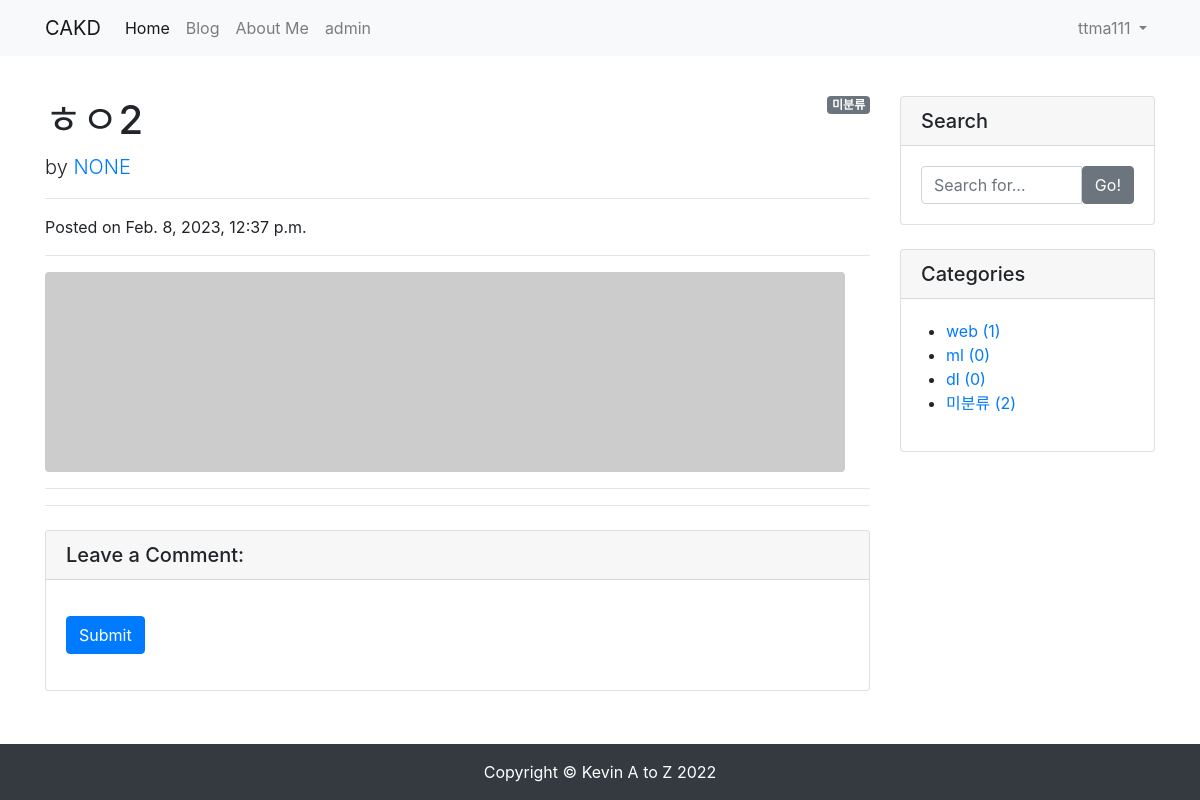
The app's page /blog/2/ (signed in) with its own data.
### blog/models.py (models this page shows, shortened)
class Post(models.Model):
    title = models.CharField(max_length=30)
    hook_text = models.CharField(max_length=100, blank=True)
    content = models.TextField()
    head_image = models.ImageField(upload_to='blog/images/%Y/%m/%d/', blank=True)
    file_upload = models.FileField(upload_to='blog/files/%Y/%m/%d/', blank=True)
    created_at = models.DateTimeField(auto_now_add=True)
    updated_at = models.DateTimeField(auto_now=True)
    author = models.ForeignKey(User, null=True, on_delete=models.SET_NULL)
    category = models.ForeignKey(Category, null=True, blank=True, on_delete=models.SET_NULL)
    tags = models.ManyToManyField(Tag, blank=True)
    def get_absolute_url(self): # 객체의 상세 페이지로 이동 할 수 있는 링크를 만들 수 있음, url 생성 규칙을 정의하는 메서드
        return f'/blog/{self.pk}/'
    def get_content_markdown(self):
        return markdown(self.content)

class Category(models.Model):
    name = models.CharField(max_length=50, unique=True)
    slug = models.SlugField(max_length=200, unique=True, allow_unicode=True)
    def __str__(self):
        return self.name
    def get_absolute_url(self):
        return f'/blog/category/{self.slug}/'
    class Meta:
        verbose_name_plural = 'categories'

### blog/views.py (the view)
# urls.py: path('<int:pk>/',views.PostDetail.as_view()),
class PostDetail(DetailView):
    model = Post
    def get_context_data(self, **kwargs):
        context = super(PostDetail,self).get_context_data()
        context['categories'] = Category.objects.all()
        context['no_category_post_count'] = Post.objects.filter(category=None).count()
        return context

### blog/templates/blog/post_detail.html (shortened to what this page needs)
{% extends 'blog/base.html' %}
{% load crispy_forms_tags %}
{% block main_area %}
    <div id="post-area">
        {% if post.category %}
            <span class="badge badge-secondary float-right">{{ post.category }}</span>
        {% else %}
            <span class="badge badge-secondary float-right">미분류</span>
        {% endif %}
        <h1 class="mt-4">{{ post.title }}</h1>
        <p class="lead">
            by
            <a href="#">{{ post.author | upper }}</a>
        </p>
        <hr>
        <p>Posted on {{ post.created_at }}</p>
        <hr>
        {% if post.head_image %}
            <img class="img-fluid rounded" src="{{ post.head_image.url }}" alt="{{ post.title }} head_image">
        {% else %}
            <img class="img-fluid rounded" src="https://picsum.photos/seed/{{ post.id }}/800/200" alt="random_image">
        {% endif %}
        <hr>
        <hr>
    </div>
    <div id="comment-area">
        <div class="card my-4">
            <h5 class="card-header">Leave a Comment:</h5>
            <div class="card-body">
                {% if user.is_authenticated %}
                <form id="comment-form" method="POST" action="{{ post.get_absolute_url }}new_comment/">
                    <button type="submit" class="btn btn-primary">Submit</button>
                </form>
                {% else %}
                    <a role="button" class="btn btn-outline-dark btn-block btn-sm" href="#" data-toggle="modal" data-target="#loginModal">Log in and leave a comment</a>
                {% endif %}
            </div>
        </div>
    </div>
{% endblock %}

### blog/templates/blog/base.html (shortened to what this page needs)
<html lang="en">
<head>
    <link rel="stylesheet" href="https://cdn.jsdelivr.net/npm/bootstrap@4.5.3/dist/css/bootstrap.min.css">
</head>
<body>
    {% include 'blog/navbar.html'%}
    <div class="container my-3">
        <div class="row">
            <div class="col-md-8 col-lg-9" id="main-area">
                {% block main_area %}
                {% endblock %}
            </div>
            <div class="col-md-4 col-lg-3">
                <div class="card my-4">
                    <h5 class="card-header">Search</h5>
                    <div class="card-body">
                        <div class="input-group">
                            <input type="text" class="form-control" placeholder="Search for...">
                            <span class="input-group-btn">
                                    <button class="btn btn-secondary" type="button">Go!</button>
                                </span>
                        </div>
                    </div>
                </div>
                <div class="card my-4" id="categories-card">
                    <h5 class="card-header">Categories</h5>
                    <div class="card-body">
                        <div class="row">
                            <ul>
                                {% for category in categories %}
                                <li>
                                    <a href="{{ category.get_absolute_url }}">{{ category }} ({{ category.post_set.count }})</a>
                                </li>
                                {% endfor %}
                                <li>
                                    <a href="/blog/category/no_category/">미분류 ({{ no_category_post_count }})</a>
                                </li>
                            </ul>
                        </div>
                    </div>
                </div>
            </div>
        </div>
    </div>
    <div class="fixed-bottom">
    {% include 'blog/footer.html'%}
    </div>
</body>
</html>

### blog/templates/blog/navbar.html (shortened to what this page needs)
{% load socialaccount %}
<nav class="navbar navbar-expand-lg navbar-light bg-light">
    <div class="container">
        <a class="navbar-brand" href="/">CAKD</a>
        <div class="collapse navbar-collapse" id="navbarNavDropdown">
            <ul class="navbar-nav">
                <li class="nav-item active">
                    <a class="nav-link" href="/">Home</a>
                </li>
                <li class="nav-item">
                    <a class="nav-link" href="/blog/">Blog</a>
                </li>
                <li class="nav-item">
                    <a class="nav-link" href="/about_me/">About Me</a>
                </li>
                <li class="nav-item">
                    <a class="nav-link" href="/admin/">admin</a>
                </li>
            </ul>
            <ul class="navbar-nav ml-auto"> {% if user.is_authenticated %} <li class="nav-item dropdown">
                    <a class="nav-link dropdown-toggle" href="#" id="navbarDropdownMenuLink" role="button"
                        data-toggle="dropdown" aria-haspopup="true" aria-expanded="false"> {{ user.username }} </a>
                </li> {% else %} <li class="nav-item">
                    <a class="nav-link" href="#" data-toggle="modal" data-target="#loginModal">Log In</a>
                </li> {% endif %} </ul>
        </div>
    </div>
</nav>

### records on screen
Post: title "ㅎㅇ2", author "NONE", created_at "Feb. 8, 2023, 12:37 p.m."
Category: name "web", post_set.count "1"
Category: name "ml", post_set.count "0"
Category: name "dl", post_set.count "0"

### other values on screen
{{ user.username }} "ttma111"
{{ no_category_post_count }} "2"
